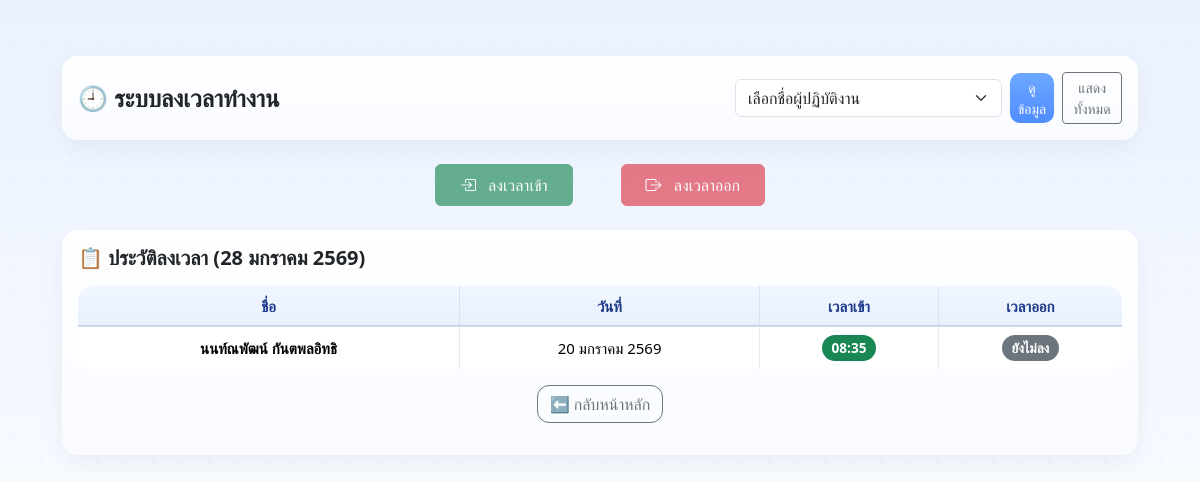
The page /attendance on the database as committed earlier.
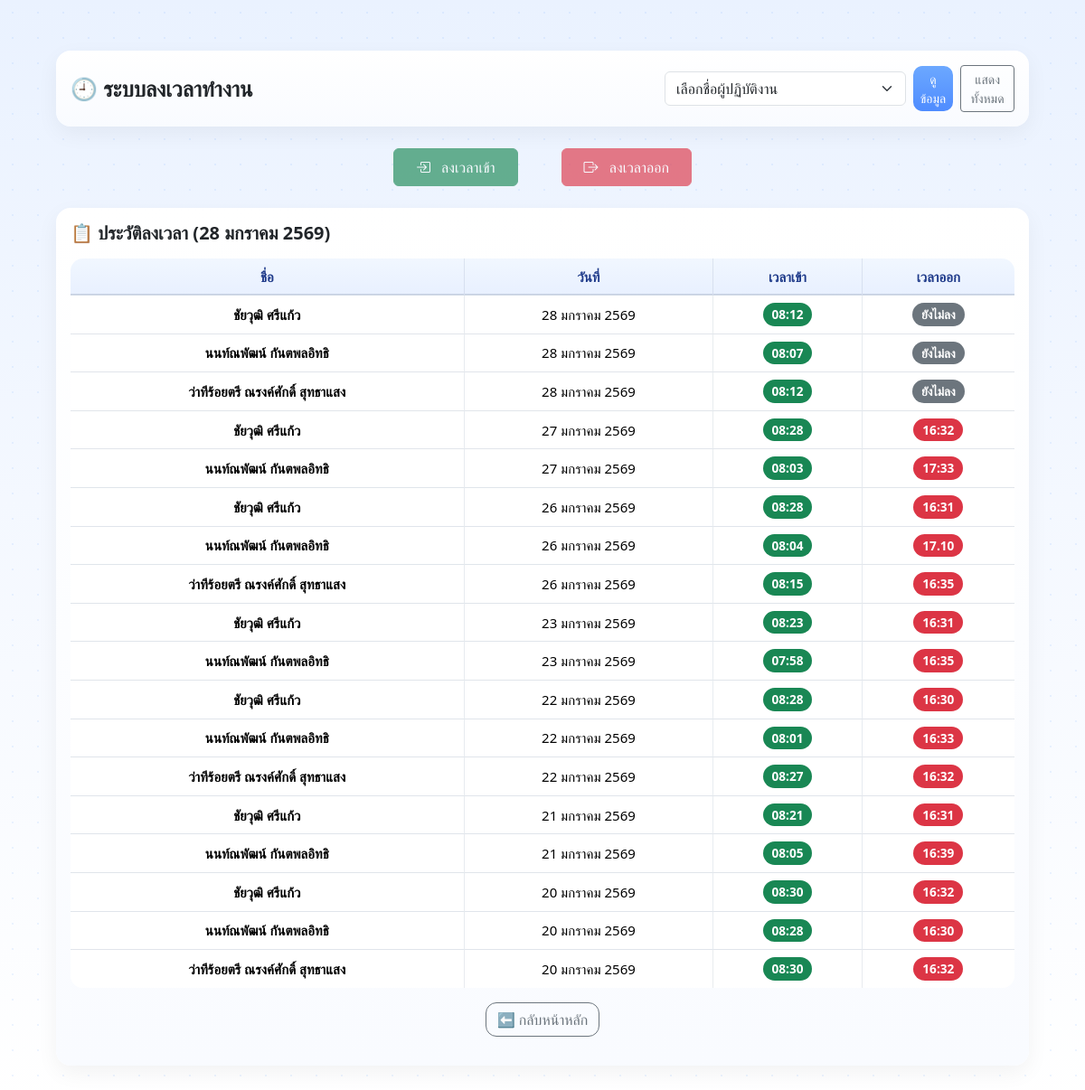
The same page on the database as committed later.
### tables this page shows
CREATE TABLE attendance (
            id INTEGER PRIMARY KEY AUTOINCREMENT,
            staff_name TEXT NOT NULL,
            work_date TEXT NOT NULL,
            time_in TEXT,
            time_out TEXT,
            note TEXT
        );

### app.py (the view)
@app.route("/attendance", methods=["GET"])
def attendance_page():
    now = datetime.now()
    from calendar import monthrange
    year = now.year
    month = now.month
    month_start = f"{year}-{month:02d}-01"
    last_day = monthrange(year, month)[1]
    month_end = f"{year}-{month:02d}-{last_day}"
    selected_staff = request.args.get("staff_name", "")
    conn = sqlite3.connect(DB_NAME)
    conn.row_factory = sqlite3.Row
    cur = conn.cursor()
    if selected_staff is not None and selected_staff != "":
        cur.execute("""
            SELECT staff_name, work_date, time_in, time_out, note
            FROM attendance
            WHERE staff_name = ?
            AND work_date BETWEEN ? AND ?
            ORDER BY work_date DESC
        """, (selected_staff, month_start, month_end))
    else:
        cur.execute("""
            SELECT staff_name, work_date, time_in, time_out, note
            FROM attendance
            WHERE work_date BETWEEN ? AND ?
            ORDER BY work_date DESC, staff_name
        """, (month_start, month_end))
    records = cur.fetchall()
    conn.close()
    today_th = format_date_th_short(now.strftime("%Y-%m-%d"))
    return render_template(
        "attendance.html",
        records=records,
        selected_staff=selected_staff,
        today_th=today_th,
        format_date_th_short=format_date_th_short
    )

### app.py (called while the page is built)
def format_date_th_short(date_str):
    if not date_str:
        return ""
    try:
        dt = datetime.strptime(date_str, "%Y-%m-%d")
        thai_months = [
            "มกราคม", "กุมภาพันธ์", "มีนาคม", "เมษายน",
            "พฤษภาคม", "มิถุนายน", "กรกฎาคม", "สิงหาคม",
            "กันยายน", "ตุลาคม", "พฤศจิกายน", "ธันวาคม"
        ]
        return f"{dt.day} {thai_months[dt.month-1]} {dt.year + 543}"
    except:
        return date_str

### templates/attendance.html (shortened to what this page needs)
<!DOCTYPE html>
<html lang="th">
<head>
    <link href="https://cdn.jsdelivr.net/npm/bootstrap@5.3.2/dist/css/bootstrap.min.css" rel="stylesheet">
    <link rel="stylesheet"
      href="https://cdn.jsdelivr.net/npm/bootstrap-icons@1.11.1/font/bootstrap-icons.css">
    <link rel="stylesheet" href="/static/theme.css">
</head>
<body>
<div class="container mt-4">
    <div class="card mb-4">
        <div class="card-body d-flex align-items-center justify-content-between flex-wrap gap-3">
            <h4 class="mb-0 fw-bold">🕘 ระบบลงเวลาทำงาน</h4>
            <form method="get" action="/attendance" class="d-flex gap-2 align-items-center">
                <select name="staff_name" class="form-select" required style="min-width:200px">
                    <option value="">เลือกชื่อผู้ปฏิบัติงาน</option>
                </select>
                <button class="btn btn-primary btn-sm">
                    ดูข้อมูล
                </button>
                <a href="/attendance" class="btn btn-outline-secondary btn-sm">
                    แสดงทั้งหมด
                </a>
            </form>
        </div>
    </div>
    <div class="d-flex justify-content-center gap-5 mb-4">
        <form method="post" action="/attendance/checkin" class="m-0">
            <button class="btn btn-success px-4 py-2"
                    {% if not selected_staff %}disabled{% endif %}>
                <i class="bi bi-box-arrow-in-right me-2"></i>
                ลงเวลาเข้า
            </button>
        </form>
        <form method="post" action="/attendance/checkout" class="m-0">
            <button class="btn btn-danger px-4 py-2"
                    {% if not selected_staff %}disabled{% endif %}>
                <i class="bi bi-box-arrow-right me-2"></i>
                ลงเวลาออก
            </button>
        </form>
    </div>
    <div class="card">
        <div class="card-body">
            <h5 class="fw-bold mb-3">
                📋 ประวัติลงเวลา ({{ today_th }})
            </h5>
            <div class="table-responsive">
                <table class="table table-bordered align-middle text-center">
                    <thead class="table-light">
                        <tr>
                            <th>ชื่อ</th>
                            <th>วันที่</th>
                            <th>เวลาเข้า</th>
                            <th>เวลาออก</th>
                        </tr>
                    </thead>
                    <tbody>
                        {% if records %}
                            {% for r in records %}
                            <tr>
                                <td class="fw-semibold">{{ r.staff_name }}</td>
                                <td>{{ format_date_th_short(r.work_date) }}</td>
                                <td>
                                    {% if r.time_in %}
                                        <span class="badge bg-success badge-status">{{ r.time_in }}</span>
                                    {% else %}
                                        <span class="badge bg-secondary badge-status">ยังไม่ลง</span>
                                    {% endif %}
                                </td>
                                <td>
                                    {% if r.time_out %}
                                        <span class="badge bg-danger badge-status">{{ r.time_out }}</span>
                                    {% else %}
                                        <span class="badge bg-secondary badge-status">ยังไม่ลง</span>
                                    {% endif %}
                                </td>
                            </tr>
                            {% endfor %}
                        {% else %}
                            <tr>
                                <td colspan="4" class="text-muted py-4">
                                    ยังไม่มีข้อมูล
                                </td>
                            </tr>
                        {% endif %}
                    </tbody>
                </table>
                <div class="text-center mb-3">
                <a href="/" class="btn btn-outline-secondary"
                style="border-radius: 12px;">
                    ⬅️ กลับหน้าหลัก
                </a>
            </div>
            </div>
        </div>
    </div>
</div>
</body>
</html>

### static/theme.css (style rules this page uses)
:root { --primary: #6CA8FF; --bg: #F5F9FF; --card: #FFFFFF; --border: #E6EDFA; --text-main: #1F2937; --text-muted: #94A3B8; }
body { background-color: var(--bg); color: var(--text-main); font-family: "Segoe UI", Tahoma, sans-serif; }
.card { background: var(--card); border-radius: 16px; border: 1px solid var(--border); box-shadow: 0 20px 40px rgba(108,168,255,.12); }
.btn-primary { background: var(--primary); border-color: var(--primary); border-radius: 10px; }
.table tbody tr:not(:last-child) td, .table tbody tr:not(:last-child) th { border-bottom: 1px solid rgba(148, 163, 184, 0.28); }
.table th, .table td { white-space: nowrap; vertical-align: middle; }
.table th:not(:last-child), .table td:not(:last-child) { border-right: 1px solid rgba(148, 163, 184, 0.22); }
.table th, .table td { text-align: center; vertical-align: middle; }
body { background: linear-gradient( 180deg, #eaf2ff 0%, #f4f8ff 45%, #ffffff 100% ); min-height: 100vh; font-size: 15px; line-height: 1.6; color: #1f2937; }
body::before { content: ""; position: fixed; inset: 0; background-image: radial-gradient(rgba(108,168,255,0.12) 1px, transparent 1px); background-size: 28px 28px; pointer-events: none; z-index: -1; }
.container { max-width: 1100px; padding-top: 32px; padding-bottom: 48px; }
.btn { transition: all .2s ease; }
.btn-primary { background: linear-gradient(180deg, #6ca8ff, #4f8cff); border: none; }
.section-box, .card, .table-box { background: linear-gradient( 180deg, #ffffff 0%, #f9fbff 100% ); border-radius: 18px; border: 1px solid rgba(108, 168, 255, 0.18); box-shadow: 0 18px 40px rgba(59, 130, 246, 0.12); }
.table { border-collapse: separate; border-spacing: 0; border-radius: 14px; overflow: hidden; background: #ffffff; }
.table thead th { background: transparent; color: #1e3a8a; font-weight: 600; border-bottom: 1px solid rgba(148, 163, 184, 0.35); }
.table th, .table td { text-align: center; vertical-align: middle; border: none; }
.table tbody tr:not(:last-child) td { border-bottom: 1px solid rgba(148, 163, 184, 0.28); }
body { font-family: "Prompt", "Segoe UI", Tahoma, sans-serif; }
.table-responsive { overflow: visible; }
.table thead th { position: sticky; top: 0; z-index: 10; background: linear-gradient( 180deg, #f1f7ff 0%, #e8f0ff 100% ); box-shadow: inset 0 -1px 0 rgba(148,163,184,0.4); }
.card-body { padding-top: 1rem; }

### templates/attendance.html (style rules this page uses)
body { background: linear-gradient( 180deg, #eaf2ff 0%, #f4f8ff 45%, #ffffff 100% ); min-height: 100vh; }
.card { border-radius: 16px; box-shadow: 0 8px 24px rgba(0,0,0,0.05); border: none; }
.badge-status { font-size: 0.85rem; padding: 6px 10px; border-radius: 999px; }

Rows that differ between the two databases and show on the page:
added attendance: staff_name "ชัยวุฒิ ศรีแก้ว", work_date "28 มกราคม 2569", time_in "08:12", shows "ยังไม่ลง"
added attendance: staff_name "นนท์ณพัฒน์ กันตพลอิทธิ", work_date "28 มกราคม 2569", time_in "08:07", shows "ยังไม่ลง"
added attendance: staff_name "ว่าทีร้อยตรี ณรงค์ศักดิ์ สุทธาแสง", work_date "28 มกราคม 2569", time_in "08:12", shows "ยังไม่ลง"
added attendance: staff_name "ชัยวุฒิ ศรีแก้ว", work_date "27 มกราคม 2569", time_in "08:28", time_out "16:32"
added attendance: staff_name "นนท์ณพัฒน์ กันตพลอิทธิ", work_date "27 มกราคม 2569", time_in "08:03", time_out "17:33"
added attendance: staff_name "ชัยวุฒิ ศรีแก้ว", work_date "26 มกราคม 2569", time_in "08:28", time_out "16:31"
added attendance: staff_name "นนท์ณพัฒน์ กันตพลอิทธิ", work_date "26 มกราคม 2569", time_in "08:04", time_out "17.10"
added attendance: staff_name "ว่าทีร้อยตรี ณรงค์ศักดิ์ สุทธาแสง", work_date "26 มกราคม 2569", time_in "08:15", time_out "16:35"
added attendance: staff_name "ชัยวุฒิ ศรีแก้ว", work_date "23 มกราคม 2569", time_in "08:23", time_out "16:31"
added attendance: staff_name "นนท์ณพัฒน์ กันตพลอิทธิ", work_date "23 มกราคม 2569", time_in "07:58", time_out "16:35"
added attendance: staff_name "ชัยวุฒิ ศรีแก้ว", work_date "22 มกราคม 2569", time_in "08:28", time_out "16:30"
added attendance: staff_name "นนท์ณพัฒน์ กันตพลอิทธิ", work_date "22 มกราคม 2569", time_in "08:01", time_out "16:33"
added attendance: staff_name "ว่าทีร้อยตรี ณรงค์ศักดิ์ สุทธาแสง", work_date "22 มกราคม 2569", time_in "08:27", time_out "16:32"
added attendance: staff_name "ชัยวุฒิ ศรีแก้ว", work_date "21 มกราคม 2569", time_in "08:21", time_out "16:31"
added attendance: staff_name "นนท์ณพัฒน์ กันตพลอิทธิ", work_date "21 มกราคม 2569", time_in "08:05", time_out "16:39"
added attendance: staff_name "ชัยวุฒิ ศรีแก้ว", work_date "20 มกราคม 2569", time_in "08:30", time_out "16:32"
changed attendance (number 17 of 18 on the later page): time_in "08:35" → "08:28"; time_out (not shown) → "16:30"; no longer shows "ยังไม่ลง"
added attendance: staff_name "ว่าทีร้อยตรี ณรงค์ศักดิ์ สุทธาแสง", work_date "20 มกราคม 2569", time_in "08:30", time_out "16:32"
